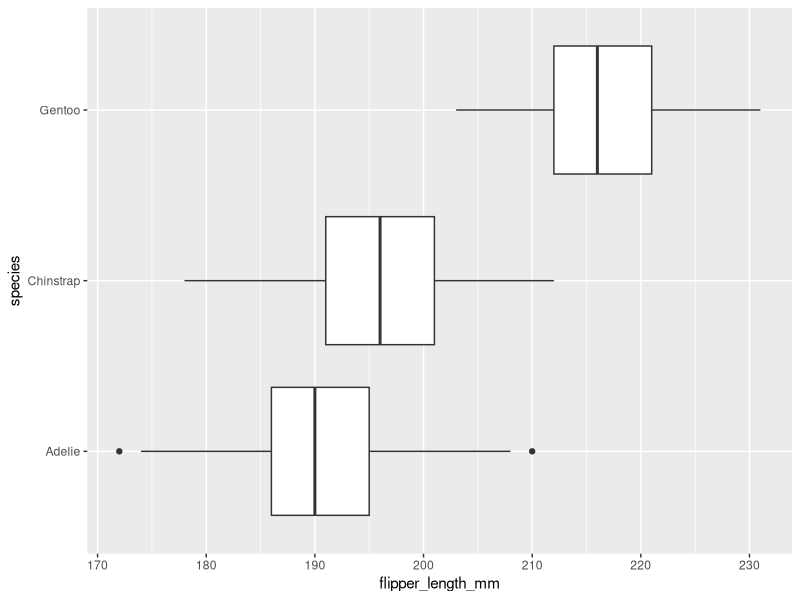
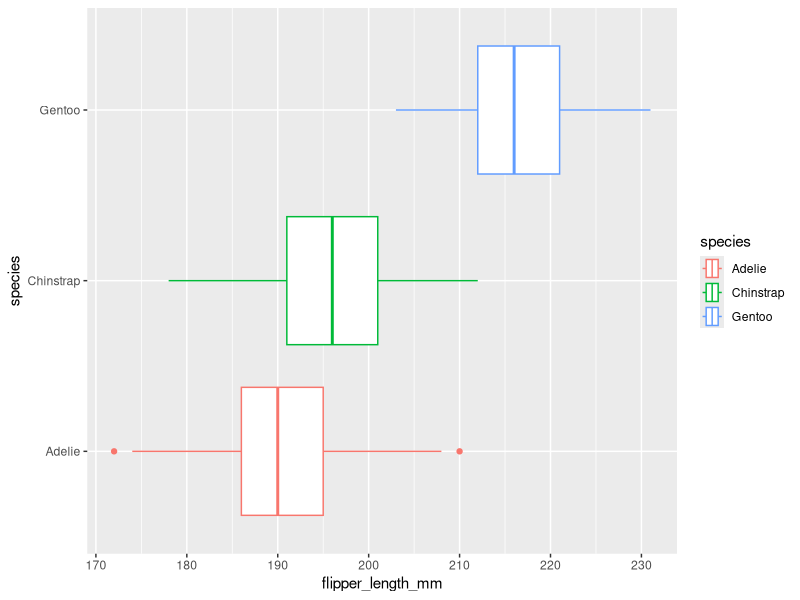
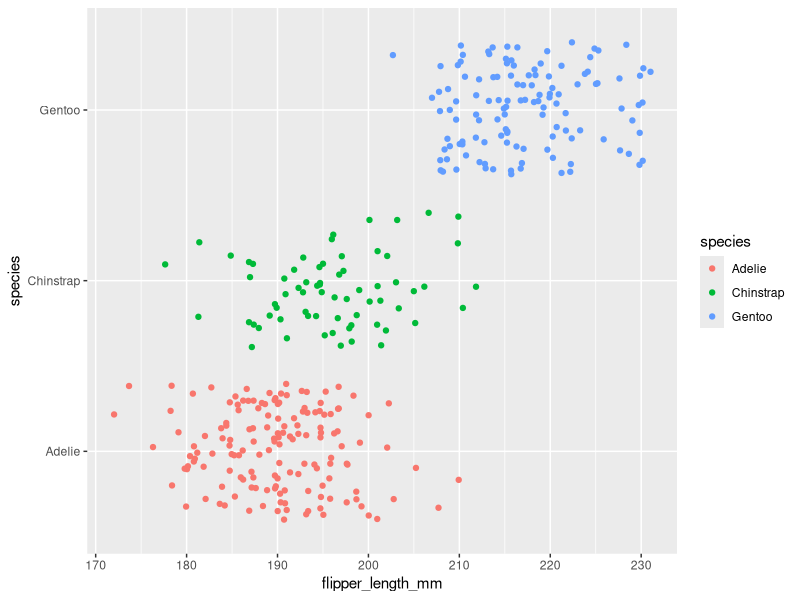
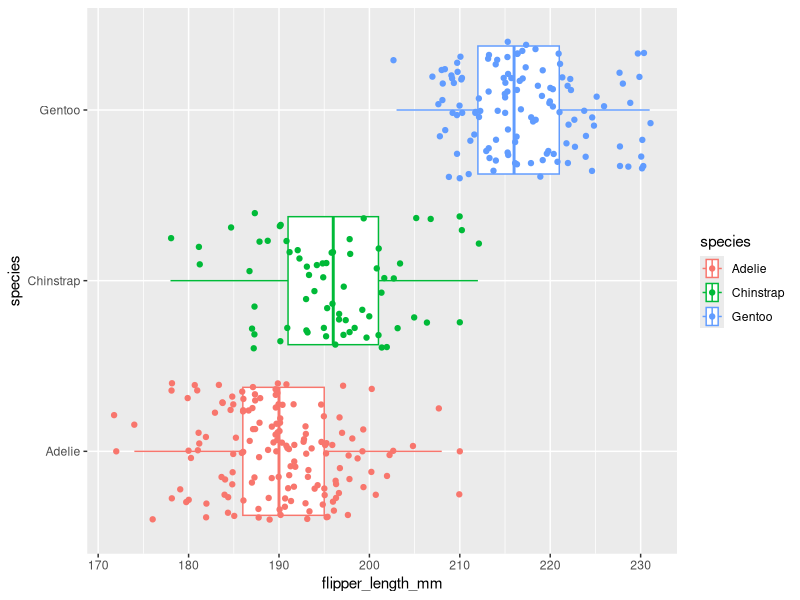
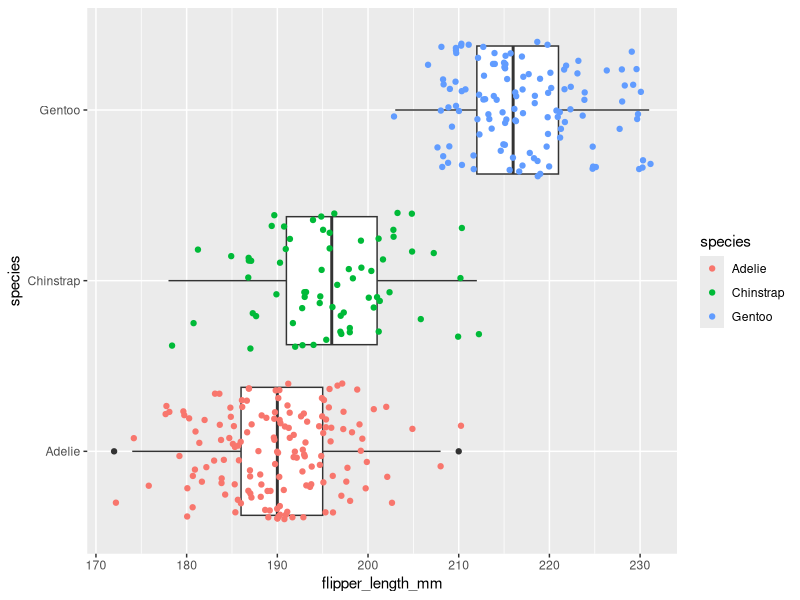

Source code (R) for these figures, in order:
## ---- chunk 1
knitr::opts_chunk$set(error = TRUE)
## ---- chunk 2
library(palmerpenguins)
penguins
## ---- chunk 3
library(ggplot2)
## ---- chunk 4
ggplot(data = penguins, mapping = aes(x = flipper_length_mm, y = species)) +
  geom_boxplot()
## ---- chunk 5
ggplot(data = penguins, mapping = aes(x = flipper_length_mm, y = species, color = species)) +
  geom_boxplot()
## ---- chunk 6
ggplot(data = penguins, mapping = aes(x = flipper_length_mm, y = species, color = species)) +
  geom_jitter()
## ---- chunk 7
ggplot(data = penguins, mapping = aes(x = flipper_length_mm, y = species, color = species)) +
  geom_boxplot() +
  geom_jitter()
## ---- chunk 8
ggplot(data = penguins, mapping = aes(x = flipper_length_mm, y = species,)) +
 geom_boxplot() +
  geom_jitter (mapping = aes(x = flipper_length_mm, y = species, color = species))


## ---- chunk 9

## ---- chunk 10

## ---- chunk 11

## ---- chunk 12

## ---- chunk 13

## ---- chunk 14

